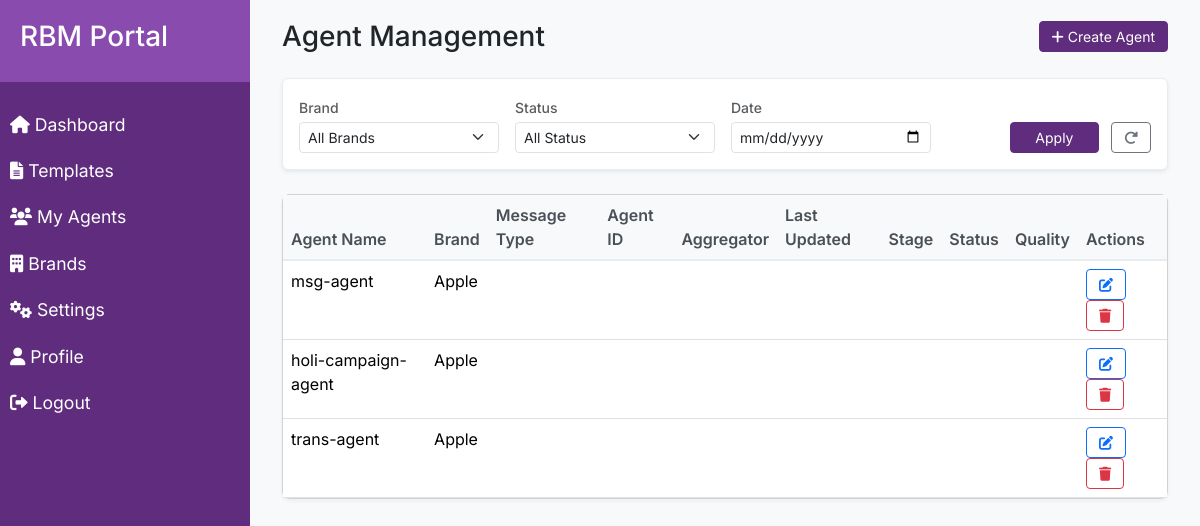
/agents/ (signed in), run on an earlier commit of the app's database.
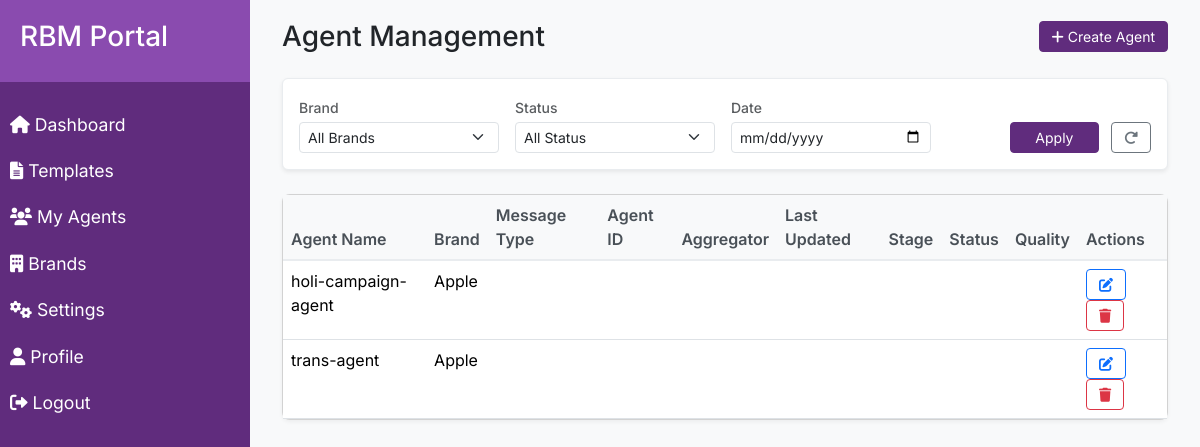
And on a later commit of the database.
### dashboard/models.py (models this page shows, shortened)
class Agent(models.Model):
    name = models.CharField(max_length=100)
    email = models.EmailField()
    brand = models.ForeignKey(Brand, on_delete=models.CASCADE)
    is_active = models.BooleanField(default=True)
    created_at = models.DateTimeField(auto_now_add=True)

class Brand(models.Model):
    name = models.CharField(max_length=100)
    description = models.TextField(blank=True)
    created_at = models.DateTimeField(auto_now_add=True)

### dashboard/views.py (the view)
# urls.py: path('agents/', views.agent_list, name='agent_list'),
@login_required
def agent_list(request):
    agents = Agent.objects.all()
    brands = Brand.objects.all()
    selected_brand = request.GET.get('brand')
    selected_status = request.GET.get('status')
    selected_date = request.GET.get('date')
    if selected_brand:
        agents = agents.filter(brand_id=selected_brand)
    if selected_status:
        is_active = selected_status == 'active'
        agents = agents.filter(is_active=is_active)
    if selected_date:
        agents = agents.filter(created_at__date=selected_date)
    context = {
        'agents': agents,
        'brands': brands,
        'selected_brand': selected_brand,
        'selected_status': selected_status,
        'selected_date': selected_date,
    }
    return render(request, 'dashboard/agent_list.html', context)

### templates/dashboard/agent_list.html (shortened to what this page needs)
{% extends 'base.html' %}
{% block content %}
<div class="container-fluid">
    <div class="d-flex justify-content-between align-items-center mb-4">
        <h1 class="h3 mb-0">Agent Management</h1>
        <a href="{% url 'create_agent' %}" class="btn btn-primary btn-sm">
            <i class="fas fa-plus"></i> Create Agent
        </a>
    </div>
    <div class="filter-bar bg-white p-3 rounded mb-4 shadow-sm">
        <form method="get" class="d-flex flex-wrap gap-3 align-items-end">
            <div class="filter-group" style="min-width: 200px;">
                <label class="form-label text-muted small mb-1">Brand</label>
                <select name="brand" class="form-select form-select-sm">
                    <option value="">All Brands</option>
                </select>
            </div>
            <div class="filter-group" style="min-width: 200px;">
                <label class="form-label text-muted small mb-1">Status</label>
                <select name="status" class="form-select form-select-sm">
                    <option value="">All Status</option>
                </select>
            </div>
            <div class="filter-group" style="min-width: 200px;">
                <label class="form-label text-muted small mb-1">Date</label>
                <input type="date" name="date" class="form-control form-control-sm" value="{{ selected_date }}">
            </div>
            <div class="ms-auto">
                <button type="submit" class="btn btn-primary btn-sm px-4">Apply</button>
                <a href="{% url 'agent_list' %}" class="btn btn-outline-secondary btn-sm ms-2">
                    <i class="fas fa-redo-alt"></i>
                </a>
            </div>
        </form>
    </div>
    <div class="card">
        <div class="card-body p-0">
            <div class="table-responsive">
                <table class="table table-hover mb-0">
                    <thead>
                        <tr>
                            <th>Agent Name</th>
                            <th>Brand</th>
                            <th>Message Type</th>
                            <th>Agent ID</th>
                            <th>Aggregator</th>
                            <th>Last Updated</th>
                            <th>Stage</th>
                            <th>Status</th>
                            <th>Quality</th>
                            <th>Actions</th>
                        </tr>
                    </thead>
                    <tbody>
                        {% for agent in agents %}
                        <tr>
                            <td>{{ agent.name }}</td>
                            <td>{{ agent.brand.name }}</td>
                            <td>{{ agent.message_type }}</td>
                            <td>{{ agent.agent_id }}</td>
                            <td>{{ agent.aggregator }}</td>
                            <td>{{ agent.last_updated }}</td>
                            <td>{{ agent.stage }}</td>
                            <td>{{ agent.status }}</td>
                            <td>{{ agent.quality }}</td>
                            <td>
                                <a href="{% url 'edit_agent' agent.id %}" class="btn btn-sm btn-outline-primary">
                                    <i class="fas fa-edit"></i>
                                </a>
                                <a href="{% url 'delete_agent' agent.id %}" class="btn btn-sm btn-outline-danger">
                                    <i class="fas fa-trash"></i>
                                </a>
                            </td>
                        </tr>
                        {% endfor %}
                    </tbody>
                </table>
            </div>
        </div>
    </div>
</div>
{% endblock %}

What changed in the data, as far as the page shows it:
removed Agent: name "msg-agent", brand.name "Apple"
